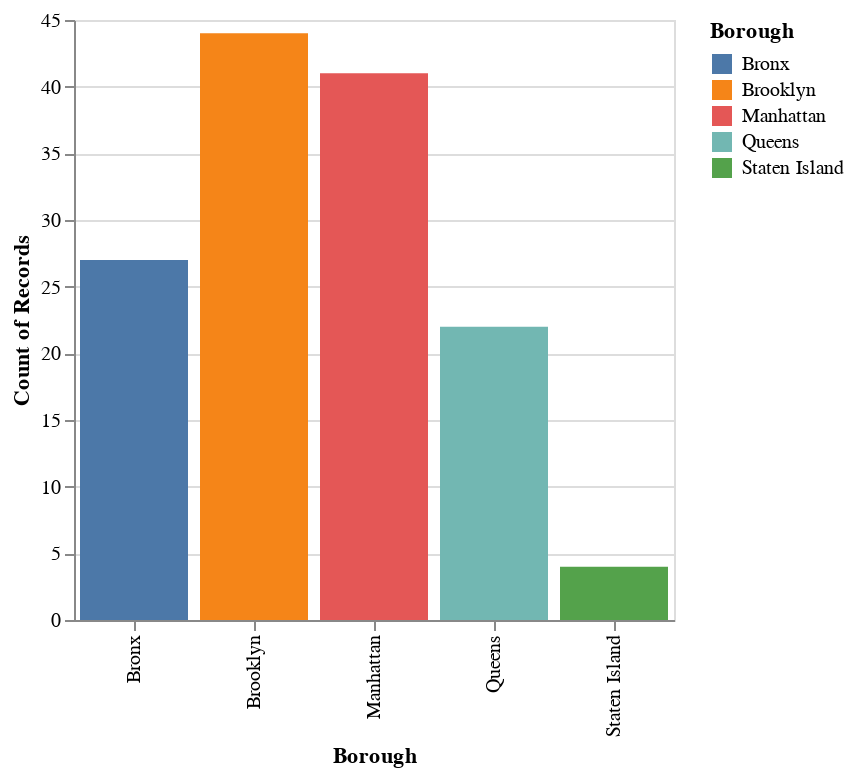

The cell this chart's notebook holds for it:
### Code cell
alt.Chart(gdf).mark_bar().encode(
    x='Borough:O',
    y='count(Borough):Q',
    color='Borough:N'
).properties(width=300)

### Figure 1 — Vega-Lite specification as saved in the notebook (floating-point values rounded to 4 significant figures; data arrays with more than 128 entries replaced by an {"elided": "..."} marker saying what was removed)
{"config": {"view": {"continuousWidth": 400, "continuousHeight": 300}}, "data": {"name": "data-6770b50cfa6c1b627ed7f9e2441cf231"}, "mark": "bar", "encoding": {"color": {"type": "nominal", "field": "Borough"}, "x": {"type": "ordinal", "field": "Borough"}, "y": {"type": "quantitative", "aggregate": "count", "field": "Borough"}}, "width": 300, "$schema": "https://vega.github.io/schema/vega-lite/v4.8.1.json", "datasets": {"data-6770b50cfa6c1b627ed7f9e2441cf231": {"elided": "138 records"}}}
